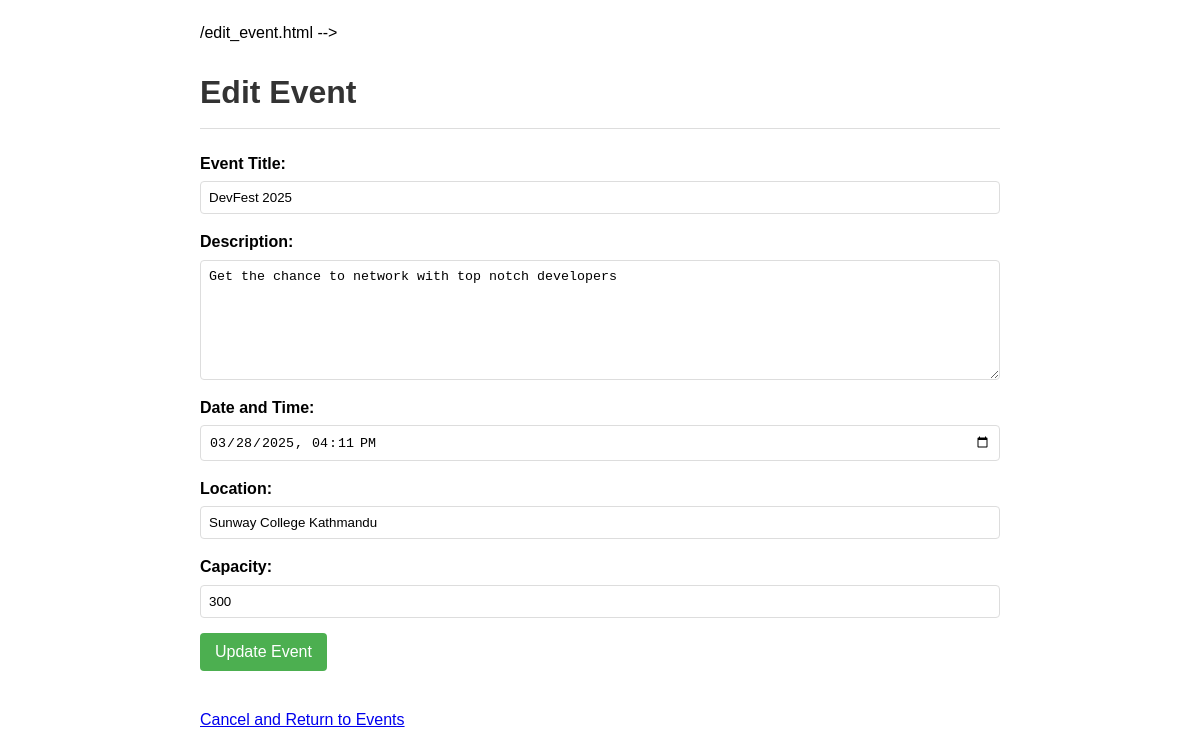
Page /edit-event/3/ (signed in) on the committed database.
### events/models.py (models this page shows, shortened)
class Event(models.Model):
    title = models.CharField(max_length=200)
    description = models.TextField()
    date = models.DateTimeField(default=timezone.now)
    location = models.CharField(max_length=200)
    capacity = models.PositiveBigIntegerField()
    created_at = models.DateTimeField(auto_now_add=True)
    updated_at = models.DateTimeField(auto_now=True)

### events/views.py (the view, shortened to what this page needs)
# urls.py: path('edit-event/<int:eventId>/', editEventDetail, name='edit_event'),
@login_required
def editEventDetail(request, eventId):
    event = Event.objects.get(id = eventId)
    return render(request, 'events/editEvents.html', {'event': event})

### events/templates/events/editEvents.html (shortened to what this page needs)
<!DOCTYPE html>
<html lang="en">
<head>
</head>
<body>
    <h1>Edit Event</h1>
    <form method="POST" action="">
        <div class="form-group">
            <label for="title">Event Title:</label>
            <input type="text" id="title" name="title" value="{{ event.title }}" required>
        </div>
        <div class="form-group">
            <label for="description">Description:</label>
            <textarea id="description" name="description" required>{{ event.description }}</textarea>
        </div>
        <div class="form-group">
            <label for="date">Date and Time:</label>
            <input type="datetime-local" id="date" name="date" value="{{ event.date|date:'Y-m-d\TH:i' }}" required>
        </div>
        <div class="form-group">
            <label for="location">Location:</label>
            <input type="text" id="location" name="location" value="{{ event.location }}" required>
        </div>
        <div class="form-group">
            <label for="capacity">Capacity:</label>
            <input type="number" id="capacity" name="capacity" value="{{ event.capacity }}" min="1" required>
        </div>
        <button type="submit">Update Event</button>
    </form>
    <a href="{% url 'postEvents' %}" class="back-link">Cancel and Return to Events</a>
</body>
</html>

### events/templates/events/editEvents.html (style rules this page uses)
body { font-family: Arial, sans-serif; line-height: 1.6; max-width: 800px; margin: 0 auto; padding: 20px; }
h1 { color: #333; border-bottom: 1px solid #ddd; padding-bottom: 10px; }
.form-group { margin-bottom: 15px; }
label { display: block; margin-bottom: 5px; font-weight: bold; }
input, textarea { width: 100%; padding: 8px; box-sizing: border-box; border: 1px solid #ddd; border-radius: 4px; }
textarea { height: 120px; }
button { background-color: #4CAF50; color: white; padding: 10px 15px; border: none; border-radius: 4px; cursor: pointer; font-size: 16px; }
.back-link { display: inline-block; margin-top: 20px; }

### rows in the picture
Event: title "DevFest 2025", description "Get the chance to network with top notch developers", date "03/28/2025 16:11", location "Sunway College Kathmandu", capacity "300"
